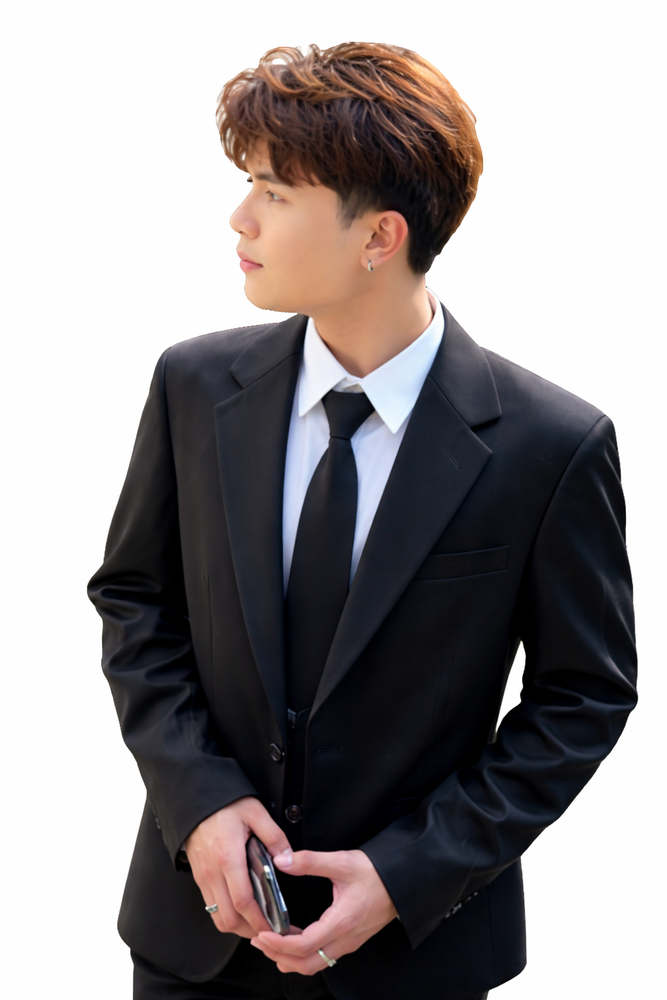
#> input picture src/assets/BR.png, 667 x 1000 px, shrunk from 1024 x 1536 before the run, found by its file name
$ python remove_bg.py
#> lines starting #> are read from the running program, lines starting #| are printed output that depends on the picture; after the words box and inside, x2 and y2 are one past the last pixel; in counts of white or black regions, pixels touching at a corner belong together
from PIL import Image, ImageFilter, ImageEnhance
import math

def remove_white_bg_eroded(input_path, output_path, strict_threshold=10, erosion_size=3):
#> called with input_path = 'd:/PORTF/src/assets/BR.png', output_path = 'd:/PORTF/src/assets/BR_transparent.png', strict_threshold = 20, erosion_size = 5
    print(f"Processing {input_path}...")
    img = Image.open(input_path).convert("RGBA")
    datas = img.getdata()

    # 1. First pass: Basic thresholding to get a rough alpha mask
    newData = []
    wr, wg, wb = 255, 255, 255

    for item in datas:
        r, g, b, a = item
        dist = math.sqrt((r-wr)**2 + (g-wg)**2 + (b-wb)**2)

        if dist < strict_threshold:
            newData.append((255, 255, 255, 0))
        else:
            newData.append(item)
#> after the loop, newData = 667000 items

    img.putdata(newData)

    # 2. Extract Alpha Channel
    alpha = img.split()[3]
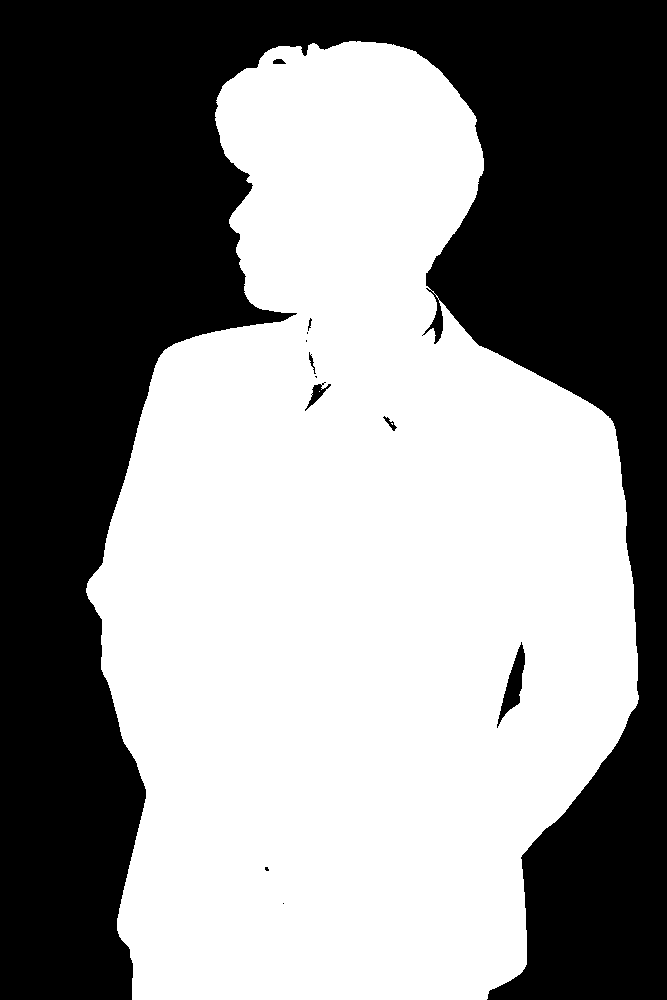
#> alpha: PIL image 667x1000 L; 55.1% white; 12 black regions (5 under 20 px), largest, box (x1, y1, x2, y2) and area: (0, 0, 667, 1000) 298176, (497, 642, 525, 728) 865, (305, 382, 331, 411) 214

    # 3. Erode the Alpha Channel (Shrink the opaque area)
    # This cuts into the subject, effectively slicing off the white halo border
    # MinFilter(3) means a 3x3 kernel, replacing pixel with min value (0 if any neighbor is 0)
    eroded_alpha = alpha.filter(ImageFilter.MinFilter(erosion_size))
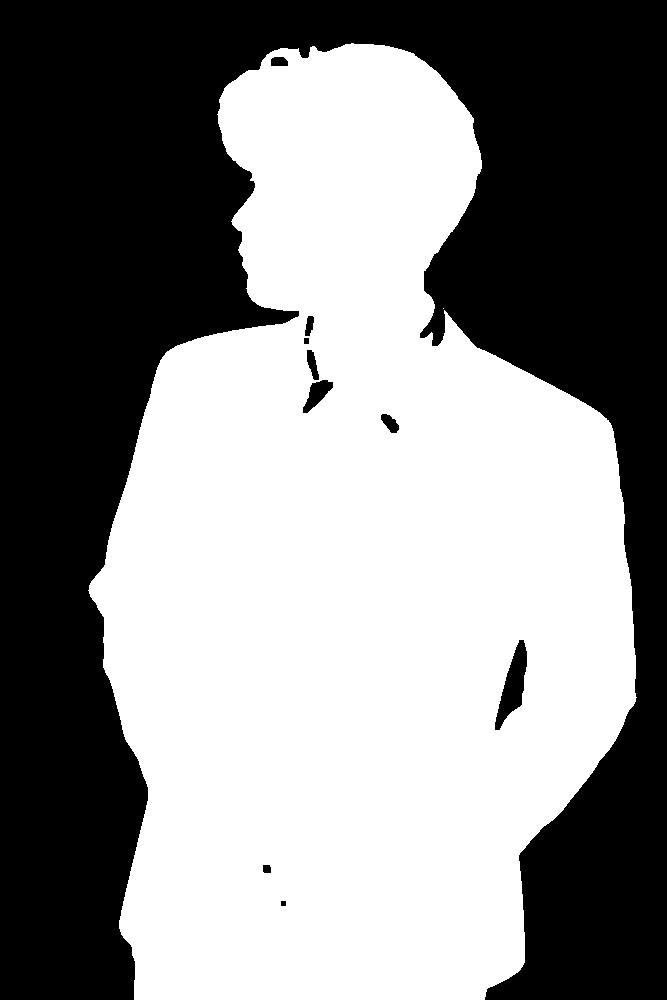
#> eroded_alpha: PIL image 667x1000 L; 53.9% white; 10 black regions, largest, box (x1, y1, x2, y2) and area: (0, 0, 667, 1000) 304757, (495, 640, 527, 730) 1339, (303, 380, 333, 413) 483

    # 4. Soften the edges of the new alpha (Anti-aliasing)
    # BoxBlur(1) makes the hard cut a bit smoother
    smooth_alpha = eroded_alpha.filter(ImageFilter.BoxBlur(1))

    # 5. Put new alpha back
    img.putalpha(smooth_alpha)

    # 6. Enhance for 3D look (Contrast + Saturation)
    # A bit more contrast and saturation makes it pop
    enhancer = ImageEnhance.Contrast(img)
    img = enhancer.enhance(1.1)  # 10% more contrast

    # Clean up RGB values in transparent areas to avoid weird halos if alpha is partially transparent
    # (Optional but good practice)

    img.save(output_path, "PNG")
    print(f"Saved eroded & enhanced image to {output_path}")

try:
    # Erosion size 5 is aggressive, should definitely kill the halo
    remove_white_bg_eroded("d:/PORTF/src/assets/BR.png", "d:/PORTF/src/assets/BR_transparent.png", strict_threshold=20, erosion_size=5)
except Exception as e:
    print(f"Error: {e}")

$ run again, with src/assets/BIG.png copied over src/assets/BR.png
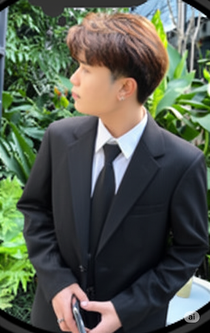
#> input picture src/assets/BIG.png, 210 x 333 px, shrunk from 323 x 512 before the run, found by its file name
#> the loop in remove_white_bg_eroded, `for item in datas:` made 69930 passes
#> (item, r, g, b, dist) on passes 1 to 3: ((54, 55, 54, 255), 54, 55, 54, 347.6), ((66, 68, 66, 255), 66, 68, 66, 326.2), ((69, 69, 68, 255), 69, 69, 68, 322.7)
#> after the loop in remove_white_bg_eroded, `for item in datas:`: newData = 69930 items
#> in remove_white_bg_eroded, `alpha = img.split()[3]`:
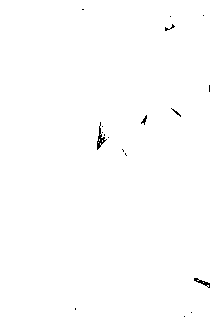
#> alpha: PIL image 210x333 L; 99.7% white; black in thin lines or dots, all inside (x1, y1, x2, y2) = (75, 9, 210, 317)
#> in remove_white_bg_eroded, `eroded_alpha = alpha.filter(ImageFilter.MinFilter(erosion_size))`:
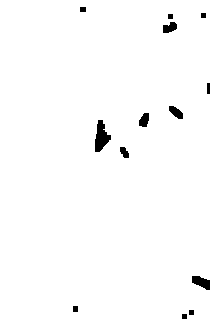
#> eroded_alpha: PIL image 210x333 L; 98.5% white; 13 black regions, largest, box (x1, y1, x2, y2) and area: (95, 120, 111, 152) 306, (192, 276, 210, 290) 164, (163, 22, 177, 33) 112
